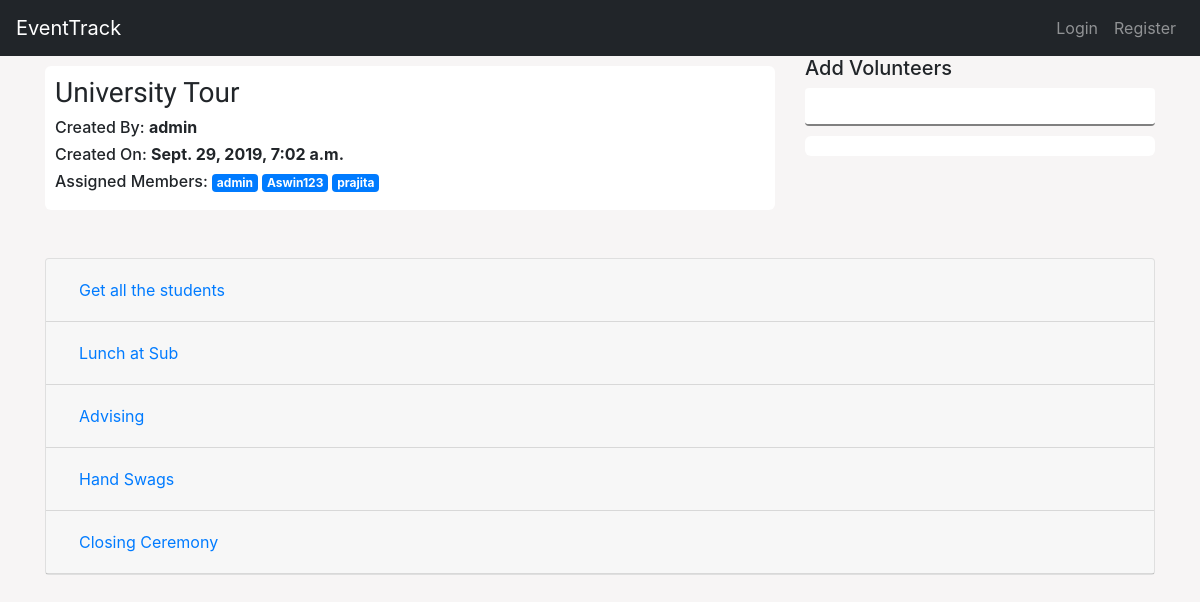
The app's page /events/details/university-tour with its own data.
### main/models.py (models this page shows, shortened)
class Event(models.Model):
    event_name = models.CharField(max_length=250)
    created_by = models.ForeignKey(User, related_name="created_by",on_delete=models.CASCADE)
    created_on = models.DateTimeField(auto_now_add= True)
    volunteers = models.ManyToManyField(User, related_name="volunteers")
    closed     = models.BooleanField(default=False)
    hits       = models.IntegerField(default=0, blank=True, null=True)
    image      = models.ImageField(default=None, blank=True, null=True)
    slug       = models.SlugField(unique=True, max_length=1000)

class Task(models.Model):
    event = models.ForeignKey(Event, on_delete=models.CASCADE)
    title = models.CharField(max_length=500)
    created_by = models.ForeignKey(User, related_name="created_by_user",on_delete=models.CASCADE)
    created_on = models.DateTimeField(auto_now_add=True)
    completed = models.BooleanField(default=False)

### main/views.py (the view, shortened to what this page needs)
# urls.py: path('events/details/<slug:slug>', views.details, name="details"),
def details(request, slug, task_id=None):
    volunteers = request.GET.get("volunteers")
    users = []
    if volunteers:
        users = User.objects.filter(username__icontains=volunteers)
        print(users)
    event = Event.objects.get(slug=slug)
    tasks = Task.objects.filter(event=event)
    tsks = []
    for t in tasks:
        tsks.append(t)
    taskcomms = []
    taskcomments = TaskComment.objects.all().order_by('-posted_on')
    for tl in taskcomments:
        if tl.task in tsks:
            print(True)
            taskcomms.append(tl)
    context = {
        "event": event,
        "tasks": tasks,
        "taskcomments": taskcomments,
        "users": users
    }
    return render(request, 'main/details.html', context)

### main/templates/main/details.html (shortened to what this page needs)
{% extends 'main/base.html' %}
{% block content %}
<div class="container">
<div class="row">
    <div class="col-md-8">
    <div class="myCard">
        <h3 id="gFont">{{ event.event_name }}</h3>
        <h6>Created By: <strong> {{ event.created_by }}</strong></h6>
        <h6>Created On: <strong> {{ event.created_on }}</strong></h6>
        <h6>Assigned Members: {% for volunteer in event.volunteers.all %} <span class="badge badge-primary">{{ volunteer.username }}</span> {% endfor %}</h6>
    </div>
</div>
<div class="col-md-4">
    <h5>Add Volunteers</h5>
    <form action="" method="GET">
    <input type="text" name="volunteers" class="form-control">
</form>
<div class="myCard">
</div>
</div>
</div>
</div>
<br><br>
<div class="container">
    <div class="tasks">
            <div id="accordion">
                    <div class="card">
                    {% if not tasks %}
                        <h5 class="text-center"><i>No Tasks assigned yet.</i></h5>
                    {% else %}
                    {% for task in tasks %}
                      <div class="card-header" id="headingOne">
                        <h5 class="mb-0">
                          <button class="btn btn-link" data-toggle="collapse" data-target="#{{ task.id }}" aria-expanded="true" aria-controls="collapseOne">
                            {{ task.title }}
                          </button>
                        </h5>
                      </div>
                    {% endfor %}
                </div>
                    {% endif %}
                      </div>
                      </div>
    </div>
{% endblock %}

### main/static/css/main.css (style rules this page uses)
body { background-color: #f7f5f5; }
.myCard { background: white; padding: 10px; border-radius:6px; margin-top: 10px; }
#gFont { font-family: 'Roboto Condensed', sans-serif; }
input[type=text] { border: none; border-bottom: 2px solid grey; }

### records on screen
Event: event_name "University Tour", created_by "admin", created_on "Sept. 29, 2019, 7:02 a.m."
Task: title "Get all the students"
Task: title "Lunch at Sub"
Task: title "Advising"
Task: title "Hand Swags"
Task: title "Closing Ceremony"

### other values on screen
{{ volunteer.username }} "admin"
{{ volunteer.username }} "Aswin123"
{{ volunteer.username }} "prajita"
